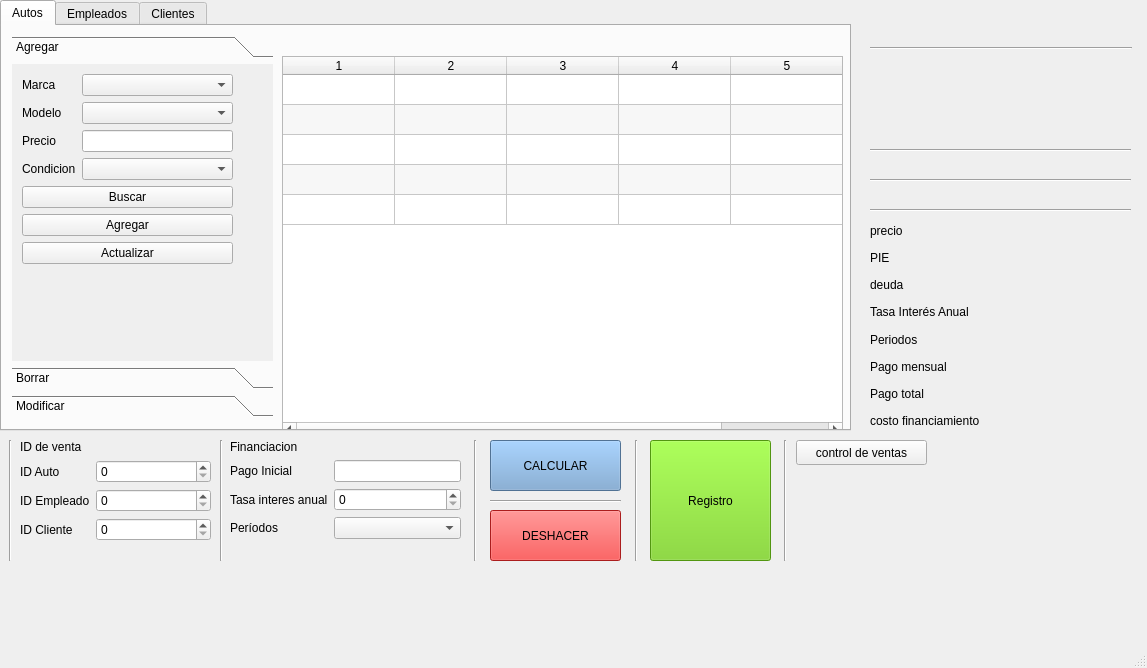
<?xml version="1.0" encoding="UTF-8"?>
<ui version="4.0">
 <class>MainWindow</class>
 <widget class="QMainWindow" name="MainWindow">
  <property name="geometry">
   <rect>
    <x>0</x>
    <y>0</y>
    <width>1147</width>
    <height>668</height>
   </rect>
  </property>
  <property name="minimumSize">
   <size>
    <width>864</width>
    <height>480</height>
   </size>
  </property>
  <property name="maximumSize">
   <size>
    <width>2000</width>
    <height>2000</height>
   </size>
  </property>
  <property name="windowTitle">
   <string>EpicoAutos</string>
  </property>
  <widget class="QWidget" name="centralwidget">
   <widget class="QTabWidget" name="tabWidget">
    <property name="geometry">
     <rect>
      <x>0</x>
      <y>0</y>
      <width>851</width>
      <height>431</height>
     </rect>
    </property>
    <property name="currentIndex">
     <number>0</number>
    </property>
    <widget class="QWidget" name="tab_3">
     <attribute name="title">
      <string>Autos</string>
     </attribute>
     <widget class="QToolBox" name="toolBox_3">
      <property name="geometry">
       <rect>
        <x>10</x>
        <y>10</y>
        <width>261</width>
        <height>381</height>
       </rect>
      </property>
      <property name="currentIndex">
       <number>0</number>
      </property>
      <widget class="QWidget" name="page_7">
       <property name="geometry">
        <rect>
         <x>0</x>
         <y>0</y>
         <width>261</width>
         <height>288</height>
        </rect>
       </property>
       <attribute name="label">
        <string>Agregar</string>
       </attribute>
       <widget class="QWidget" name="formLayoutWidget_4">
        <property name="geometry">
         <rect>
          <x>10</x>
          <y>10</y>
          <width>211</width>
          <height>232</height>
         </rect>
        </property>
        <layout class="QFormLayout" name="formLayout_4">
         <item row="0" column="0">
          <widget class="QLabel" name="label_51">
           <property name="text">
            <string>Marca</string>
           </property>
          </widget>
         </item>
         <item row="1" column="0">
          <widget class="QLabel" name="label_52">
           <property name="text">
            <string>Modelo</string>
           </property>
          </widget>
         </item>
         <item row="2" column="0">
          <widget class="QLabel" name="label_57">
           <property name="text">
            <string>Precio</string>
           </property>
          </widget>
         </item>
         <item row="2" column="1">
          <widget class="QLineEdit" name="lineEdit_41"/>
         </item>
         <item row="3" column="0">
          <widget class="QLabel" name="label_22">
           <property name="text">
            <string>Condicion</string>
           </property>
          </widget>
         </item>
         <item row="3" column="1">
          <widget class="QComboBox" name="comboBox_2"/>
         </item>
         <item row="6" column="0" colspan="2">
          <widget class="QPushButton" name="pushButton_15">
           <property name="text">
            <string>Agregar</string>
           </property>
          </widget>
         </item>
         <item row="1" column="1">
          <widget class="QComboBox" name="comboBox_4"/>
         </item>
         <item row="0" column="1">
          <widget class="QComboBox" name="comboBox"/>
         </item>
         <item row="7" column="0" colspan="2">
          <widget class="QPushButton" name="pushButton_12">
           <property name="text">
            <string>Actualizar</string>
           </property>
          </widget>
         </item>
         <item row="4" column="0" colspan="2">
          <widget class="QPushButton" name="pushButton_7">
           <property name="text">
            <string>Buscar</string>
           </property>
          </widget>
         </item>
        </layout>
       </widget>
      </widget>
      <widget class="QWidget" name="page_8">
       <property name="geometry">
        <rect>
         <x>0</x>
         <y>0</y>
         <width>261</width>
         <height>288</height>
        </rect>
       </property>
       <attribute name="label">
        <string>Borrar</string>
       </attribute>
       <widget class="QWidget" name="formLayoutWidget_10">
        <property name="geometry">
         <rect>
          <x>10</x>
          <y>10</y>
          <width>201</width>
          <height>221</height>
         </rect>
        </property>
        <layout class="QFormLayout" name="formLayout_10">
         <item row="0" column="0">
          <widget class="QLabel" name="label_53">
           <property name="text">
            <string>ID auto</string>
           </property>
          </widget>
         </item>
         <item row="0" column="1">
          <widget class="QLineEdit" name="lineEdit_15"/>
         </item>
         <item row="1" column="0" colspan="2">
          <widget class="QPushButton" name="pushButton_8">
           <property name="text">
            <string>Borrar</string>
           </property>
          </widget>
         </item>
        </layout>
       </widget>
      </widget>
      <widget class="QWidget" name="page_9">
       <property name="geometry">
        <rect>
         <x>0</x>
         <y>0</y>
         <width>261</width>
         <height>288</height>
        </rect>
       </property>
       <attribute name="label">
        <string>Modificar</string>
       </attribute>
       <widget class="QWidget" name="formLayoutWidget_11">
        <property name="geometry">
         <rect>
          <x>10</x>
          <y>10</y>
          <width>201</width>
          <height>232</height>
         </rect>
        </property>
        <layout class="QFormLayout" name="formLayout_11">
         <item row="0" column="0">
          <widget class="QLabel" name="label_24">
           <property name="text">
            <string>ID a buscar</string>
           </property>
          </widget>
         </item>
         <item row="0" column="1">
          <widget class="QLineEdit" name="lineEdit_18"/>
         </item>
         <item row="1" column="0" colspan="2">
          <widget class="QPushButton" name="pushButton_17">
           <property name="text">
            <string>Buscar</string>
           </property>
          </widget>
         </item>
         <item row="2" column="0">
          <widget class="QLabel" name="label_54">
           <property name="text">
            <string>Marca</string>
           </property>
          </widget>
         </item>
         <item row="3" column="0">
          <widget class="QLabel" name="label_55">
           <property name="text">
            <string>Modelo</string>
           </property>
          </widget>
         </item>
         <item row="5" column="0">
          <widget class="QLabel" name="label_56">
           <property name="text">
            <string>condicion</string>
           </property>
          </widget>
         </item>
         <item row="6" column="0" colspan="2">
          <widget class="QPushButton" name="pushButton_16">
           <property name="text">
            <string>Modificar</string>
           </property>
          </widget>
         </item>
         <item row="4" column="0">
          <widget class="QLabel" name="label_58">
           <property name="text">
            <string>Precio</string>
           </property>
          </widget>
         </item>
         <item row="4" column="1">
          <widget class="QLineEdit" name="lineEdit_43"/>
         </item>
         <item row="2" column="1">
          <widget class="QLabel" name="label_59">
           <property name="text">
            <string>...</string>
           </property>
          </widget>
         </item>
         <item row="3" column="1">
          <widget class="QLabel" name="label_60">
           <property name="text">
            <string>...</string>
           </property>
          </widget>
         </item>
         <item row="5" column="1">
          <widget class="QLabel" name="label_61">
           <property name="text">
            <string>...</string>
           </property>
          </widget>
         </item>
        </layout>
       </widget>
      </widget>
     </widget>
     <widget class="QTableWidget" name="tableWidget_empleado_3">
      <property name="geometry">
       <rect>
        <x>280</x>
        <y>30</y>
        <width>561</width>
        <height>381</height>
       </rect>
      </property>
      <property name="editTriggers">
       <set>QAbstractItemView::NoEditTriggers</set>
      </property>
      <property name="alternatingRowColors">
       <bool>true</bool>
      </property>
      <property name="selectionBehavior">
       <enum>QAbstractItemView::SelectRows</enum>
      </property>
      <property name="rowCount">
       <number>5</number>
      </property>
      <property name="columnCount">
       <number>5</number>
      </property>
      <attribute name="horizontalHeaderDefaultSectionSize">
       <number>112</number>
      </attribute>
      <attribute name="horizontalHeaderHighlightSections">
       <bool>true</bool>
      </attribute>
      <attribute name="verticalHeaderVisible">
       <bool>false</bool>
      </attribute>
      <row/>
      <row/>
      <row/>
      <row/>
      <row/>
      <column/>
      <column/>
      <column/>
      <column/>
      <column/>
     </widget>
    </widget>
    <widget class="QWidget" name="tab_2">
     <attribute name="title">
      <string>Empleados</string>
     </attribute>
     <widget class="QToolBox" name="toolBox_2">
      <property name="geometry">
       <rect>
        <x>10</x>
        <y>10</y>
        <width>261</width>
        <height>381</height>
       </rect>
      </property>
      <property name="currentIndex">
       <number>0</number>
      </property>
      <widget class="QWidget" name="page_4">
       <property name="geometry">
        <rect>
         <x>0</x>
         <y>0</y>
         <width>261</width>
         <height>288</height>
        </rect>
       </property>
       <attribute name="label">
        <string>Agregar</string>
       </attribute>
       <widget class="QWidget" name="formLayoutWidget_5">
        <property name="geometry">
         <rect>
          <x>10</x>
          <y>10</y>
          <width>211</width>
          <height>213</height>
         </rect>
        </property>
        <layout class="QFormLayout" name="formLayout_5">
         <item row="0" column="0">
          <widget class="QLabel" name="label_37">
           <property name="text">
            <string>Nombre</string>
           </property>
          </widget>
         </item>
         <item row="0" column="1">
          <widget class="QLineEdit" name="lineEdit_nombre_emp">
           <property name="focusPolicy">
            <enum>Qt::StrongFocus</enum>
           </property>
          </widget>
         </item>
         <item row="1" column="0">
          <widget class="QLabel" name="label_43">
           <property name="text">
            <string>Apellido</string>
           </property>
          </widget>
         </item>
         <item row="1" column="1">
          <widget class="QLineEdit" name="lineEdit_apellido_emp">
           <property name="focusPolicy">
            <enum>Qt::StrongFocus</enum>
           </property>
          </widget>
         </item>
         <item row="2" column="0">
          <widget class="QLabel" name="label_44">
           <property name="text">
            <string>domicilio</string>
           </property>
          </widget>
         </item>
         <item row="2" column="1">
          <widget class="QLineEdit" name="lineEdit_domicilio_emp">
           <property name="focusPolicy">
            <enum>Qt::StrongFocus</enum>
           </property>
          </widget>
         </item>
         <item row="5" column="0" colspan="2">
          <widget class="QPushButton" name="pushButton_agregar">
           <property name="text">
            <string>Agregar</string>
           </property>
          </widget>
         </item>
         <item row="3" column="0">
          <widget class="QLabel" name="label_30">
           <property name="text">
            <string>sueldo</string>
           </property>
          </widget>
         </item>
         <item row="3" column="1">
          <widget class="QLineEdit" name="lineEdit_sueldo_emp">
           <property name="focusPolicy">
            <enum>Qt::StrongFocus</enum>
           </property>
          </widget>
         </item>
         <item row="4" column="0" colspan="2">
          <widget class="QPushButton" name="pushButton_4">
           <property name="text">
            <string>Buscar</string>
           </property>
          </widget>
         </item>
         <item row="6" column="0" colspan="2">
          <widget class="QPushButton" name="pushButton_5">
           <property name="text">
            <string>Actualizar</string>
           </property>
          </widget>
         </item>
        </layout>
       </widget>
      </widget>
      <widget class="QWidget" name="page_5">
       <property name="geometry">
        <rect>
         <x>0</x>
         <y>0</y>
         <width>100</width>
         <height>30</height>
        </rect>
       </property>
       <attribute name="label">
        <string>Borrar</string>
       </attribute>
       <widget class="QWidget" name="formLayoutWidget_8">
        <property name="geometry">
         <rect>
          <x>10</x>
          <y>10</y>
          <width>201</width>
          <height>221</height>
         </rect>
        </property>
        <layout class="QFormLayout" name="formLayout_8">
         <item row="0" column="0">
          <widget class="QLabel" name="label_45">
           <property name="text">
            <string>ID empleado</string>
           </property>
          </widget>
         </item>
         <item row="2" column="0" colspan="2">
          <widget class="QPushButton" name="pushButton_borrar_emp">
           <property name="text">
            <string>Borrar</string>
           </property>
          </widget>
         </item>
         <item row="0" column="1">
          <widget class="QLineEdit" name="lineEdit_borrar_emp">
           <property name="font">
            <font>
             <kerning>true</kerning>
            </font>
           </property>
           <property name="inputMethodHints">
            <set>Qt::ImhDigitsOnly</set>
           </property>
           <property name="inputMask">
            <string/>
           </property>
           <property name="maxLength">
            <number>32767</number>
           </property>
           <property name="frame">
            <bool>true</bool>
           </property>
           <property name="echoMode">
            <enum>QLineEdit::Normal</enum>
           </property>
           <property name="cursorPosition">
            <number>0</number>
           </property>
           <property name="dragEnabled">
            <bool>false</bool>
           </property>
           <property name="readOnly">
            <bool>false</bool>
           </property>
           <property name="clearButtonEnabled">
            <bool>false</bool>
           </property>
          </widget>
         </item>
        </layout>
       </widget>
      </widget>
      <widget class="QWidget" name="page_6">
       <property name="geometry">
        <rect>
         <x>0</x>
         <y>0</y>
         <width>100</width>
         <height>30</height>
        </rect>
       </property>
       <attribute name="label">
        <string>Modificar</string>
       </attribute>
       <widget class="QWidget" name="formLayoutWidget_9">
        <property name="geometry">
         <rect>
          <x>10</x>
          <y>10</y>
          <width>201</width>
          <height>236</height>
         </rect>
        </property>
        <layout class="QFormLayout" name="formLayout_9">
         <item row="0" column="0">
          <widget class="QLabel" name="label_25">
           <property name="text">
            <string>ID a buscar</string>
           </property>
          </widget>
         </item>
         <item row="0" column="1">
          <widget class="QLineEdit" name="lineEdit_19"/>
         </item>
         <item row="1" column="0" colspan="2">
          <widget class="QPushButton" name="pushButton_14">
           <property name="text">
            <string>Buscar</string>
           </property>
          </widget>
         </item>
         <item row="2" column="0">
          <widget class="QLabel" name="label_46">
           <property name="text">
            <string>Nombre</string>
           </property>
          </widget>
         </item>
         <item row="3" column="0">
          <widget class="QLabel" name="label_47">
           <property name="text">
            <string>Apellido</string>
           </property>
          </widget>
         </item>
         <item row="3" column="1">
          <widget class="QLineEdit" name="lineEdit_33"/>
         </item>
         <item row="4" column="0">
          <widget class="QLabel" name="label_48">
           <property name="text">
            <string>domicilio</string>
           </property>
          </widget>
         </item>
         <item row="4" column="1">
          <widget class="QLineEdit" name="lineEdit_34"/>
         </item>
         <item row="5" column="0">
          <widget class="QLabel" name="label_49">
           <property name="text">
            <string>sueldo</string>
           </property>
          </widget>
         </item>
         <item row="6" column="0" colspan="2">
          <widget class="QPushButton" name="pushButton_13">
           <property name="text">
            <string>Modificar</string>
           </property>
          </widget>
         </item>
         <item row="2" column="1">
          <widget class="QLineEdit" name="lineEdit_32"/>
         </item>
         <item row="5" column="1">
          <widget class="QLineEdit" name="lineEdit_35"/>
         </item>
        </layout>
       </widget>
      </widget>
     </widget>
     <widget class="QTableWidget" name="tableWidget_empleado">
      <property name="geometry">
       <rect>
        <x>280</x>
        <y>30</y>
        <width>561</width>
        <height>381</height>
       </rect>
      </property>
      <property name="editTriggers">
       <set>QAbstractItemView::NoEditTriggers</set>
      </property>
      <property name="alternatingRowColors">
       <bool>true</bool>
      </property>
      <property name="selectionBehavior">
       <enum>QAbstractItemView::SelectRows</enum>
      </property>
      <property name="rowCount">
       <number>5</number>
      </property>
      <property name="columnCount">
       <number>5</number>
      </property>
      <attribute name="horizontalHeaderHighlightSections">
       <bool>true</bool>
      </attribute>
      <attribute name="verticalHeaderVisible">
       <bool>false</bool>
      </attribute>
      <row/>
      <row/>
      <row/>
      <row/>
      <row/>
      <column/>
      <column/>
      <column/>
      <column/>
      <column/>
     </widget>
    </widget>
    <widget class="QWidget" name="tab_4">
     <attribute name="title">
      <string>Clientes</string>
     </attribute>
     <widget class="QToolBox" name="toolBox">
      <property name="geometry">
       <rect>
        <x>10</x>
        <y>10</y>
        <width>261</width>
        <height>381</height>
       </rect>
      </property>
      <property name="currentIndex">
       <number>0</number>
      </property>
      <widget class="QWidget" name="page">
       <property name="geometry">
        <rect>
         <x>0</x>
         <y>0</y>
         <width>261</width>
         <height>288</height>
        </rect>
       </property>
       <attribute name="label">
        <string>Agregar</string>
       </attribute>
       <widget class="QWidget" name="formLayoutWidget_3">
        <property name="geometry">
         <rect>
          <x>10</x>
          <y>10</y>
          <width>211</width>
          <height>211</height>
         </rect>
        </property>
        <layout class="QFormLayout" name="formLayout_3">
         <item row="0" column="0">
          <widget class="QLabel" name="label_36">
           <property name="text">
            <string>Nombre</string>
           </property>
          </widget>
         </item>
         <item row="0" column="1">
          <widget class="QLineEdit" name="lineEdit_25"/>
         </item>
         <item row="1" column="0">
          <widget class="QLabel" name="label_39">
           <property name="text">
            <string>Apellido</string>
           </property>
          </widget>
         </item>
         <item row="1" column="1">
          <widget class="QLineEdit" name="lineEdit_23"/>
         </item>
         <item row="2" column="0">
          <widget class="QLabel" name="label_35">
           <property name="text">
            <string>domicilio</string>
           </property>
          </widget>
         </item>
         <item row="2" column="1">
          <widget class="QLineEdit" name="lineEdit_24"/>
         </item>
         <item row="4" column="0" colspan="2">
          <widget class="QPushButton" name="pushButton_9">
           <property name="text">
            <string>Agregar</string>
           </property>
          </widget>
         </item>
         <item row="3" column="0" colspan="2">
          <widget class="QPushButton" name="pushButton_2">
           <property name="text">
            <string>Buscar</string>
           </property>
          </widget>
         </item>
         <item row="5" column="0" colspan="2">
          <widget class="QPushButton" name="pushButton_3">
           <property name="text">
            <string>Actualizar</string>
           </property>
          </widget>
         </item>
        </layout>
       </widget>
      </widget>
      <widget class="QWidget" name="page_2">
       <property name="geometry">
        <rect>
         <x>0</x>
         <y>0</y>
         <width>100</width>
         <height>30</height>
        </rect>
       </property>
       <attribute name="label">
        <string>Borrar</string>
       </attribute>
       <widget class="QWidget" name="formLayoutWidget_6">
        <property name="geometry">
         <rect>
          <x>10</x>
          <y>10</y>
          <width>201</width>
          <height>221</height>
         </rect>
        </property>
        <layout class="QFormLayout" name="formLayout_6">
         <item row="0" column="0">
          <widget class="QLabel" name="label_38">
           <property name="text">
            <string>ID cliente</string>
           </property>
          </widget>
         </item>
         <item row="0" column="1">
          <widget class="QLineEdit" name="lineEdit_14"/>
         </item>
         <item row="1" column="0" colspan="2">
          <widget class="QPushButton" name="pushButton_6">
           <property name="text">
            <string>Borrar</string>
           </property>
          </widget>
         </item>
        </layout>
       </widget>
      </widget>
      <widget class="QWidget" name="page_3">
       <property name="geometry">
        <rect>
         <x>0</x>
         <y>0</y>
         <width>100</width>
         <height>30</height>
        </rect>
       </property>
       <attribute name="label">
        <string>Modificar</string>
       </attribute>
       <widget class="QWidget" name="formLayoutWidget_7">
        <property name="geometry">
         <rect>
          <x>10</x>
          <y>10</y>
          <width>201</width>
          <height>211</height>
         </rect>
        </property>
        <layout class="QFormLayout" name="formLayout_7">
         <item row="2" column="0">
          <widget class="QLabel" name="label_40">
           <property name="text">
            <string>Nombre</string>
           </property>
          </widget>
         </item>
         <item row="2" column="1">
          <widget class="QLineEdit" name="lineEdit_26"/>
         </item>
         <item row="3" column="0">
          <widget class="QLabel" name="label_41">
           <property name="text">
            <string>Apellido</string>
           </property>
          </widget>
         </item>
         <item row="3" column="1">
          <widget class="QLineEdit" name="lineEdit_27"/>
         </item>
         <item row="4" column="0">
          <widget class="QLabel" name="label_42">
           <property name="text">
            <string>domicilio</string>
           </property>
          </widget>
         </item>
         <item row="4" column="1">
          <widget class="QLineEdit" name="lineEdit_28"/>
         </item>
         <item row="5" column="0" colspan="2">
          <widget class="QPushButton" name="pushButton_10">
           <property name="text">
            <string>Modificar</string>
           </property>
          </widget>
         </item>
         <item row="0" column="0">
          <widget class="QLabel" name="label_23">
           <property name="text">
            <string>ID a buscar</string>
           </property>
          </widget>
         </item>
         <item row="0" column="1">
          <widget class="QLineEdit" name="lineEdit_16"/>
         </item>
         <item row="1" column="0" colspan="2">
          <widget class="QPushButton" name="pushButton_11">
           <property name="text">
            <string>Buscar</string>
           </property>
          </widget>
         </item>
        </layout>
       </widget>
      </widget>
     </widget>
     <widget class="QTableWidget" name="tableWidget_clientes">
      <property name="geometry">
       <rect>
        <x>280</x>
        <y>30</y>
        <width>501</width>
        <height>381</height>
       </rect>
      </property>
      <property name="editTriggers">
       <set>QAbstractItemView::NoEditTriggers</set>
      </property>
      <property name="alternatingRowColors">
       <bool>true</bool>
      </property>
      <property name="selectionBehavior">
       <enum>QAbstractItemView::SelectRows</enum>
      </property>
      <property name="rowCount">
       <number>5</number>
      </property>
      <property name="columnCount">
       <number>4</number>
      </property>
      <attribute name="horizontalHeaderDefaultSectionSize">
       <number>125</number>
      </attribute>
      <attribute name="horizontalHeaderHighlightSections">
       <bool>true</bool>
      </attribute>
      <attribute name="verticalHeaderVisible">
       <bool>false</bool>
      </attribute>
      <row/>
      <row/>
      <row/>
      <row/>
      <row/>
      <column/>
      <column/>
      <column/>
      <column/>
      <item row="0" column="0">
       <property name="flags">
        <set>ItemIsSelectable|ItemIsDragEnabled|ItemIsDropEnabled|ItemIsUserCheckable|ItemIsEnabled</set>
       </property>
      </item>
     </widget>
    </widget>
   </widget>
   <widget class="QWidget" name="formLayoutWidget_2">
    <property name="geometry">
     <rect>
      <x>20</x>
      <y>440</y>
      <width>191</width>
      <height>121</height>
     </rect>
    </property>
    <layout class="QFormLayout" name="formLayout_2">
     <item row="0" column="0" colspan="2">
      <widget class="QLabel" name="label_16">
       <property name="text">
        <string>ID de venta</string>
       </property>
      </widget>
     </item>
     <item row="2" column="1">
      <widget class="QSpinBox" name="spinBox_2"/>
     </item>
     <item row="3" column="0">
      <widget class="QLabel" name="label_17">
       <property name="text">
        <string>ID Cliente</string>
       </property>
      </widget>
     </item>
     <item row="3" column="1">
      <widget class="QSpinBox" name="spinBox_3"/>
     </item>
     <item row="2" column="0">
      <widget class="QLabel" name="label_18">
       <property name="text">
        <string>ID Empleado</string>
       </property>
      </widget>
     </item>
     <item row="1" column="1">
      <widget class="QSpinBox" name="spinBox"/>
     </item>
     <item row="1" column="0">
      <widget class="QLabel" name="label_19">
       <property name="text">
        <string>ID Auto</string>
       </property>
      </widget>
     </item>
    </layout>
   </widget>
   <widget class="QPushButton" name="pushButton_18">
    <property name="geometry">
     <rect>
      <x>650</x>
      <y>440</y>
      <width>121</width>
      <height>121</height>
     </rect>
    </property>
    <property name="styleSheet">
     <string notr="true">background-color: rgb(115, 210, 22);</string>
    </property>
    <property name="text">
     <string>Registro</string>
    </property>
   </widget>
   <widget class="QPushButton" name="pushButton_19">
    <property name="geometry">
     <rect>
      <x>490</x>
      <y>510</y>
      <width>131</width>
      <height>51</height>
     </rect>
    </property>
    <property name="styleSheet">
     <string notr="true">background-color: rgb(239, 41, 41);</string>
    </property>
    <property name="text">
     <string>DESHACER</string>
    </property>
   </widget>
   <widget class="QLabel" name="label_62">
    <property name="geometry">
     <rect>
      <x>870</x>
      <y>48</y>
      <width>260</width>
      <height>102</height>
     </rect>
    </property>
    <property name="text">
     <string/>
    </property>
   </widget>
   <widget class="QLabel" name="label_63">
    <property name="geometry">
     <rect>
      <x>870</x>
      <y>150</y>
      <width>261</width>
      <height>30</height>
     </rect>
    </property>
    <property name="text">
     <string/>
    </property>
   </widget>
   <widget class="QLabel" name="label_64">
    <property name="geometry">
     <rect>
      <x>870</x>
      <y>180</y>
      <width>261</width>
      <height>30</height>
     </rect>
    </property>
    <property name="text">
     <string/>
    </property>
   </widget>
   <widget class="Line" name="line_2">
    <property name="geometry">
     <rect>
      <x>870</x>
      <y>40</y>
      <width>262</width>
      <height>16</height>
     </rect>
    </property>
    <property name="orientation">
     <enum>Qt::Horizontal</enum>
    </property>
   </widget>
   <widget class="Line" name="line_3">
    <property name="geometry">
     <rect>
      <x>870</x>
      <y>140</y>
      <width>261</width>
      <height>20</height>
     </rect>
    </property>
    <property name="orientation">
     <enum>Qt::Horizontal</enum>
    </property>
   </widget>
   <widget class="Line" name="line_4">
    <property name="geometry">
     <rect>
      <x>870</x>
      <y>170</y>
      <width>261</width>
      <height>20</height>
     </rect>
    </property>
    <property name="orientation">
     <enum>Qt::Horizontal</enum>
    </property>
   </widget>
   <widget class="Line" name="line_5">
    <property name="geometry">
     <rect>
      <x>870</x>
      <y>200</y>
      <width>261</width>
      <height>20</height>
     </rect>
    </property>
    <property name="orientation">
     <enum>Qt::Horizontal</enum>
    </property>
   </widget>
   <widget class="Line" name="line">
    <property name="geometry">
     <rect>
      <x>211</x>
      <y>440</y>
      <width>20</width>
      <height>121</height>
     </rect>
    </property>
    <property name="orientation">
     <enum>Qt::Vertical</enum>
    </property>
   </widget>
   <widget class="QWidget" name="formLayoutWidget_12">
    <property name="geometry">
     <rect>
      <x>230</x>
      <y>440</y>
      <width>231</width>
      <height>121</height>
     </rect>
    </property>
    <layout class="QFormLayout" name="formLayout_12">
     <item row="1" column="0">
      <widget class="QLabel" name="label_29">
       <property name="text">
        <string>Pago Inicial</string>
       </property>
      </widget>
     </item>
     <item row="1" column="1">
      <widget class="QLineEdit" name="lineEdit_29"/>
     </item>
     <item row="2" column="0">
      <widget class="QLabel" name="label_32">
       <property name="text">
        <string>Tasa interes anual</string>
       </property>
      </widget>
     </item>
     <item row="2" column="1">
      <widget class="QSpinBox" name="spinBox_4"/>
     </item>
     <item row="3" column="0">
      <widget class="QLabel" name="label_68">
       <property name="text">
        <string>Períodos</string>
       </property>
      </widget>
     </item>
     <item row="3" column="1">
      <widget class="QComboBox" name="comboBox_3">
       <property name="currentIndex">
        <number>-1</number>
       </property>
      </widget>
     </item>
     <item row="0" column="0" colspan="2">
      <widget class="QLabel" name="label_74">
       <property name="text">
        <string>Financiacion</string>
       </property>
      </widget>
     </item>
    </layout>
   </widget>
   <widget class="Line" name="line_7">
    <property name="geometry">
     <rect>
      <x>0</x>
      <y>440</y>
      <width>20</width>
      <height>121</height>
     </rect>
    </property>
    <property name="orientation">
     <enum>Qt::Vertical</enum>
    </property>
   </widget>
   <widget class="Line" name="line_8">
    <property name="geometry">
     <rect>
      <x>470</x>
      <y>440</y>
      <width>10</width>
      <height>121</height>
     </rect>
    </property>
    <property name="orientation">
     <enum>Qt::Vertical</enum>
    </property>
   </widget>
   <widget class="QWidget" name="verticalLayoutWidget">
    <property name="geometry">
     <rect>
      <x>870</x>
      <y>220</y>
      <width>271</width>
      <height>211</height>
     </rect>
    </property>
    <layout class="QVBoxLayout" name="verticalLayout">
     <item>
      <widget class="QLabel" name="label">
       <property name="text">
        <string>precio</string>
       </property>
      </widget>
     </item>
     <item>
      <widget class="QLabel" name="label_6">
       <property name="text">
        <string>PIE</string>
       </property>
      </widget>
     </item>
     <item>
      <widget class="QLabel" name="label_3">
       <property name="text">
        <string>deuda</string>
       </property>
      </widget>
     </item>
     <item>
      <widget class="QLabel" name="label_4">
       <property name="text">
        <string>Tasa Interés Anual</string>
       </property>
      </widget>
     </item>
     <item>
      <widget class="QLabel" name="label_2">
       <property name="text">
        <string>Periodos</string>
       </property>
      </widget>
     </item>
     <item>
      <widget class="QLabel" name="label_5">
       <property name="text">
        <string>Pago mensual</string>
       </property>
      </widget>
     </item>
     <item>
      <widget class="QLabel" name="label_7">
       <property name="text">
        <string>Pago total</string>
       </property>
      </widget>
     </item>
     <item>
      <widget class="QLabel" name="label_8">
       <property name="text">
        <string>costo financiamiento</string>
       </property>
      </widget>
     </item>
    </layout>
   </widget>
   <widget class="QPushButton" name="pushButton_20">
    <property name="geometry">
     <rect>
      <x>490</x>
      <y>440</y>
      <width>131</width>
      <height>51</height>
     </rect>
    </property>
    <property name="styleSheet">
     <string notr="true">background-color: rgb(114, 159, 207);</string>
    </property>
    <property name="text">
     <string>CALCULAR</string>
    </property>
   </widget>
   <widget class="Line" name="line_9">
    <property name="geometry">
     <rect>
      <x>631</x>
      <y>440</y>
      <width>10</width>
      <height>121</height>
     </rect>
    </property>
    <property name="orientation">
     <enum>Qt::Vertical</enum>
    </property>
   </widget>
   <widget class="Line" name="line_6">
    <property name="geometry">
     <rect>
      <x>490</x>
      <y>493</y>
      <width>131</width>
      <height>16</height>
     </rect>
    </property>
    <property name="orientation">
     <enum>Qt::Horizontal</enum>
    </property>
   </widget>
   <widget class="Line" name="line_10">
    <property name="geometry">
     <rect>
      <x>780</x>
      <y>440</y>
      <width>10</width>
      <height>121</height>
     </rect>
    </property>
    <property name="orientation">
     <enum>Qt::Vertical</enum>
    </property>
   </widget>
   <widget class="QPushButton" name="pushButton">
    <property name="geometry">
     <rect>
      <x>796</x>
      <y>440</y>
      <width>131</width>
      <height>25</height>
     </rect>
    </property>
    <property name="text">
     <string>control de ventas</string>
    </property>
   </widget>
  </widget>
  <widget class="QMenuBar" name="menubar">
   <property name="geometry">
    <rect>
     <x>0</x>
     <y>0</y>
     <width>1147</width>
     <height>22</height>
    </rect>
   </property>
  </widget>
  <widget class="QStatusBar" name="statusbar"/>
 </widget>
 <tabstops>
  <tabstop>tabWidget</tabstop>
  <tabstop>pushButton_15</tabstop>
  <tabstop>lineEdit_15</tabstop>
  <tabstop>pushButton_8</tabstop>
  <tabstop>lineEdit_18</tabstop>
  <tabstop>pushButton_17</tabstop>
  <tabstop>pushButton_16</tabstop>
  <tabstop>lineEdit_25</tabstop>
  <tabstop>lineEdit_23</tabstop>
  <tabstop>lineEdit_24</tabstop>
  <tabstop>pushButton_9</tabstop>
  <tabstop>lineEdit_14</tabstop>
  <tabstop>pushButton_6</tabstop>
  <tabstop>lineEdit_16</tabstop>
  <tabstop>pushButton_11</tabstop>
  <tabstop>lineEdit_26</tabstop>
  <tabstop>lineEdit_27</tabstop>
  <tabstop>lineEdit_28</tabstop>
  <tabstop>pushButton_10</tabstop>
  <tabstop>lineEdit_nombre_emp</tabstop>
  <tabstop>lineEdit_apellido_emp</tabstop>
  <tabstop>lineEdit_domicilio_emp</tabstop>
  <tabstop>lineEdit_sueldo_emp</tabstop>
  <tabstop>pushButton_agregar</tabstop>
  <tabstop>pushButton_borrar_emp</tabstop>
  <tabstop>lineEdit_19</tabstop>
  <tabstop>pushButton_14</tabstop>
  <tabstop>lineEdit_32</tabstop>
  <tabstop>lineEdit_33</tabstop>
  <tabstop>lineEdit_34</tabstop>
  <tabstop>pushButton_13</tabstop>
 </tabstops>
 <resources/>
 <connections/>
</ui>
